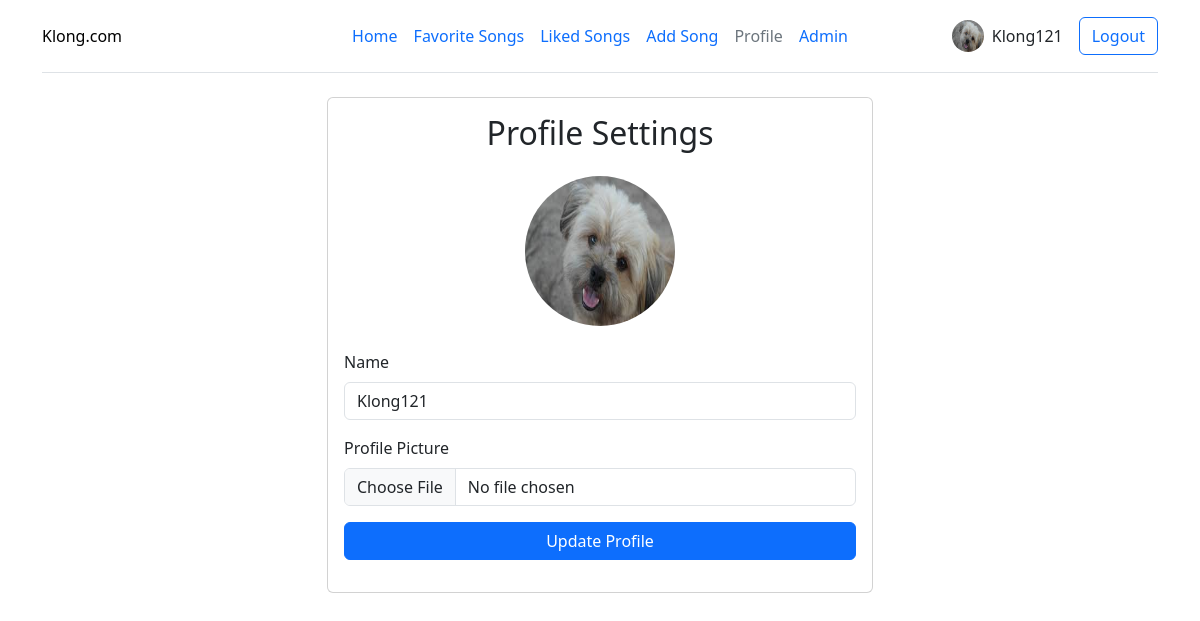
The page /profile (signed in) on the database its author committed.
### app.py (models this page shows)
class User(db.Model, UserMixin):
    id = db.Column(db.Integer, primary_key=True)
    username = db.Column(db.String(150), unique=True, nullable=False)
    password = db.Column(db.String(150), nullable=False)
    name = db.Column(db.String(150), default='Noman')
    profile_pic = db.Column(db.String(500), default='/static/uploads/profile/default.png')
    is_admin = db.Column(db.Boolean, default=False)
    songs = db.relationship('Song', backref='user', lazy=True)
    likes = db.relationship('Like', backref='user', lazy=True)

### app.py (the view, shortened to what this page needs)
@app.route('/profile', methods=['GET', 'POST'])
@login_required
def profile():
    return render_template('profile.html')

### app.py (called while the page is built)
@login_manager.user_loader
def load_user(user_id):
    return User.query.get(int(user_id))

### templates/profile.html (shortened to what this page needs)
<!DOCTYPE html>
<html lang="en">
<head>
    <link href="https://cdn.jsdelivr.net/npm/bootstrap@5.3.3/dist/css/bootstrap.min.css" rel="stylesheet">
    <link rel="stylesheet" href="https://cdnjs.cloudflare.com/ajax/libs/font-awesome/6.0.0/css/all.min.css">
</head>
<body>
    <div class="container">
        <header class="d-flex flex-wrap align-items-center justify-content-center justify-content-md-between py-3 mb-4 border-bottom">
            <div class="col-md-3 mb-2 mb-md-0">
                <a href="/" class="d-inline-flex link-body-emphasis text-decoration-none">
                    Klong.com
                </a>
            </div>
            <ul class="nav col-12 col-md-auto mb-2 justify-content-center mb-md-0">
                <li><a href="/" class="nav-link px-2">Home</a></li>
                <li><a href="/favorite" class="nav-link px-2">Favorite Songs</a></li>
                <li><a href="/like" class="nav-link px-2">Liked Songs</a></li>
                <li><a href="/add" class="nav-link px-2">Add Song</a></li>
                <li><a href="/profile" class="nav-link px-2 link-secondary">Profile</a></li>
                {% if current_user.is_admin %}
                <li><a href="/admin" class="nav-link px-2">Admin</a></li>
                {% endif %}
            </ul>
            <div class="col-md-3 text-end">
                <div class="d-flex align-items-center justify-content-end">
                    <img src="{{ current_user.profile_pic }}" class="rounded-circle me-2" width="32" height="32" alt="Profile">
                    <span class="me-3">{{ current_user.name }}</span>
                    <a href="/logout" class="btn btn-outline-primary">Logout</a>
                </div>
            </div>
        </header>
        <div class="row justify-content-center">
            <div class="col-md-6">
                <div class="card">
                    <div class="card-body">
                        <h2 class="card-title text-center mb-4">Profile Settings</h2>
                        <div class="text-center mb-4">
                            <img src="{{ current_user.profile_pic }}" class="rounded-circle" width="150" height="150" alt="Profile Picture">
                        </div>
                        <form method="POST" enctype="multipart/form-data">
                            <div class="mb-3">
                                <label for="name" class="form-label">Name</label>
                                <input type="text" class="form-control" id="name" name="name" value="{{ current_user.name }}">
                            </div>
                            <div class="mb-3">
                                <label for="profile_pic" class="form-label">Profile Picture</label>
                                <input type="file" class="form-control" id="profile_pic" name="profile_pic" accept="image/*">
                            </div>
                            <button type="submit" class="btn btn-primary w-100 mb-3">Update Profile</button>
                        </form>
                    </div>
                </div>
            </div>
        </div>
    </div>
</body>
</html>

### rows shown on the page
User: profile_pic (picture), name "Klong121"
